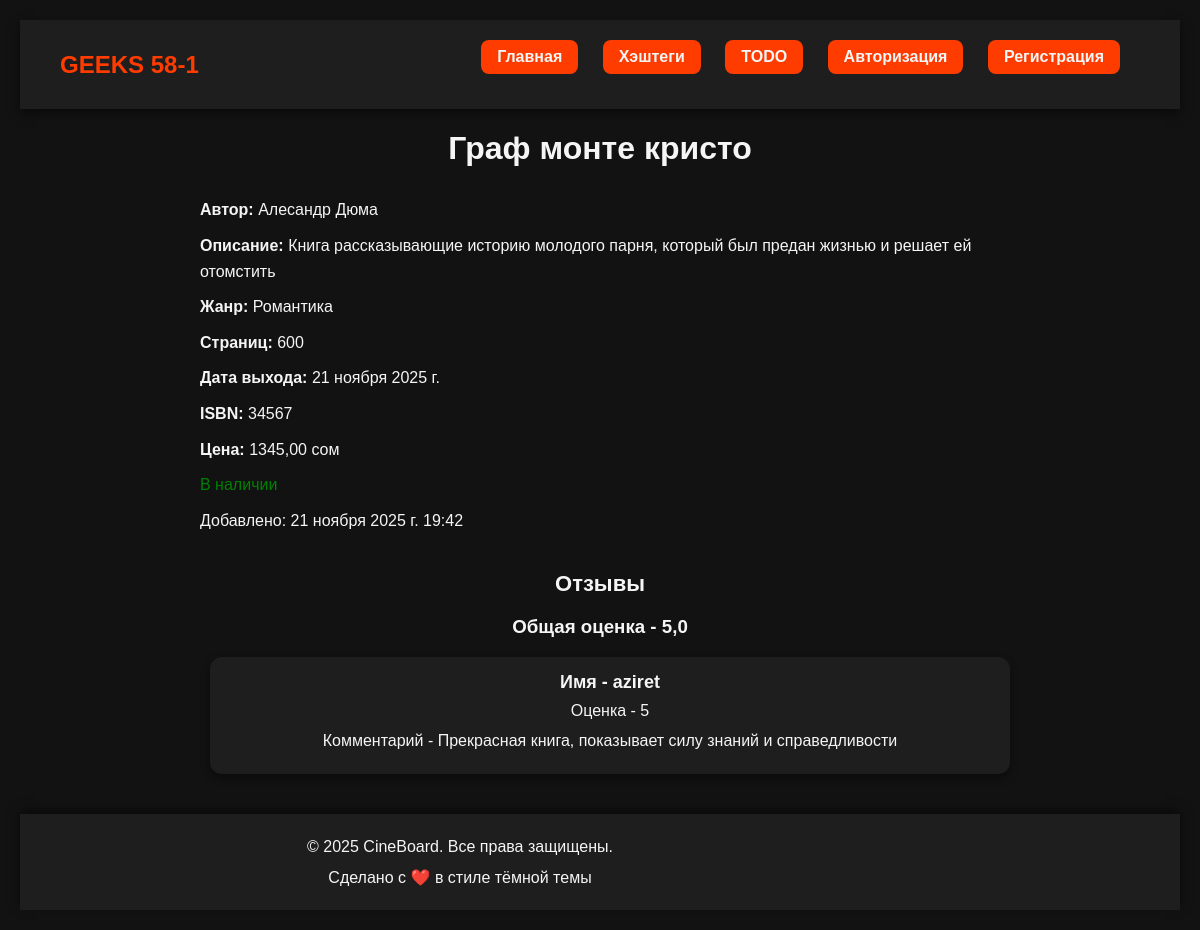
The app's page /book_list/1/ with its own data.
### books/models.py (models this page shows, shortened)
class Book(models.Model):
    GENRE = (
        ('comedy', 'Комедия'),
        ('drama', 'Драма'),
        ('horror', 'Ужасы'),
        ('sci-fi', 'Научная фантастика'),
        ('romance', 'Романтика'),
    )
    title = models.CharField(max_length=150)
    author = models.CharField(max_length=100)
    description = models.TextField()
    genre = models.CharField(max_length=50, choices = GENRE)
    pages = models.IntegerField()
    published_date = models.DateField()
    isbn = models.CharField(max_length=13, unique=True)
    price = models.DecimalField(max_digits=6, decimal_places=2)
    available = models.BooleanField(default=True)
    created_at = models.DateTimeField(auto_now_add=True)
    class Meta:
        verbose_name = "Book"
        verbose_name_plural = "Books"

class Review(models.Model):
    MARK =(('1', '1 - Очень плохо'),
          ('2', '2 - Плохо'),
          ('3', '3 - Средне'),
          ('4', '4 - Хорошо'),
          ('5', '5 - Отлично'),
    )
    book_choice = models.ForeignKey(Book, on_delete=models.CASCADE, related_name='reviews', verbose_name='Книга')
    user = models.ForeignKey(User, on_delete=models.CASCADE, verbose_name='Пользователь')
    mark = models.CharField(choices=MARK, verbose_name='Оценка')
    comment = models.TextField(verbose_name='Комментарий')

### books/views.py (the view)
# urls.py: path('book_list/<int:id>/', views.book_detail_view, name = 'book_detail'),
def book_detail_view(request, id):
    if request.method == 'GET':
        book = get_object_or_404(models.Book, id=id)
        avg_rating = book.reviews.aggregate(Avg('mark'))['mark__avg']
        context = {
            'book': book,
            'avg_rating': avg_rating
        }
        return render(request, template_name='books/book_detail.html', context=context)

### templates/books/book_detail.html (shortened to what this page needs)
{% load static %}
<!DOCTYPE html>
<html lang="ru">
<head>
    <link rel="stylesheet" href="{% static 'css/style.css' %}">
</head>
<body>
    {% include 'header.html' %}
    <h1>{{ book.title }}</h1>
    <p><strong>Автор:</strong> {{ book.author }}</p>
    <p><strong>Описание:</strong> {{ book.description }}</p>
    <p><strong>Жанр:</strong> {{ book.get_genre_display }}</p>
    <p><strong>Страниц:</strong> {{ book.pages }}</p>
    <p><strong>Дата выхода:</strong> {{ book.published_date }}</p>
    <p><strong>ISBN:</strong> {{ book.isbn }}</p>
    <p><strong>Цена:</strong> {{ book.price }} сом</p>
    {% if book.available %}
        <p style="color: green;">В наличии</p>
    {% else %}
        <p style="color: red;">Нет в наличии</p>
    {% endif %}
    <p>Добавлено: {{ book.created_at }}</p>
    <br>
    <h2>Отзывы</h2>
    <h3>Общая оценка -
        {% if avg_rating %}
            {{ avg_rating|floatformat:1 }}
        {% else %}
            Нет оценок
        {% endif %}
    </h3>
    <ol>
         {% for i in book.reviews.all %}
        <li>
            <h2>Имя - {{i.user.username}}</h2>
            <p>Оценка - {{i.mark}}</p>
            <p>Комментарий - {{i.comment}}</p>
        </li>
        {% endfor %}
    </ol>
    {% include 'footer.html' %}
</body>
</html>

### static/css/style.css (style rules this page uses)
body { font-family: Arial, sans-serif; background-color: #121212; color: #f5f5f5; margin: 0; padding: 20px; }
h1 { text-align: center; margin-bottom: 30px; }
li { background-color: #1e1e1e; border-radius: 12px; overflow: hidden; box-shadow: 0 4px 10px rgba(0,0,0,0.4); text-align: center; transition: transform 0.3s ease; }
h2 { margin: 10px 0; font-size: 22px; }
h1, h2, h3 { text-align: center; }
p { max-width: 800px; margin: 10px auto; line-height: 1.6; }
ol { max-width: 800px; margin: 0 auto; padding-left: 20px; }
li { background-color: #1e1e1e; padding: 15px 20px; margin-bottom: 15px; border-radius: 12px; box-shadow: 0 4px 10px rgba(0,0,0,0.4); }
li h2 { margin: 0 0 5px 0; font-size: 18px; }
li p { margin: 5px 0; }

### records on screen
Book: title "Граф монте кристо", author "Алесандр Дюма", description "Книга рассказывающие историю молодого парня, который был предан жизнью и решает ей отомстить", genre "Романтика", pages "600", published_date "21 ноября 2025 г.", isbn "34567", price "1345,00", created_at "21 ноября 2025 г. 19:42"
Review: user.username "aziret", mark "5", comment "Прекрасная книга, показывает силу знаний и справедливости"

### other values on screen
{{ avg_rating|floatformat:1 }} "5,0"
